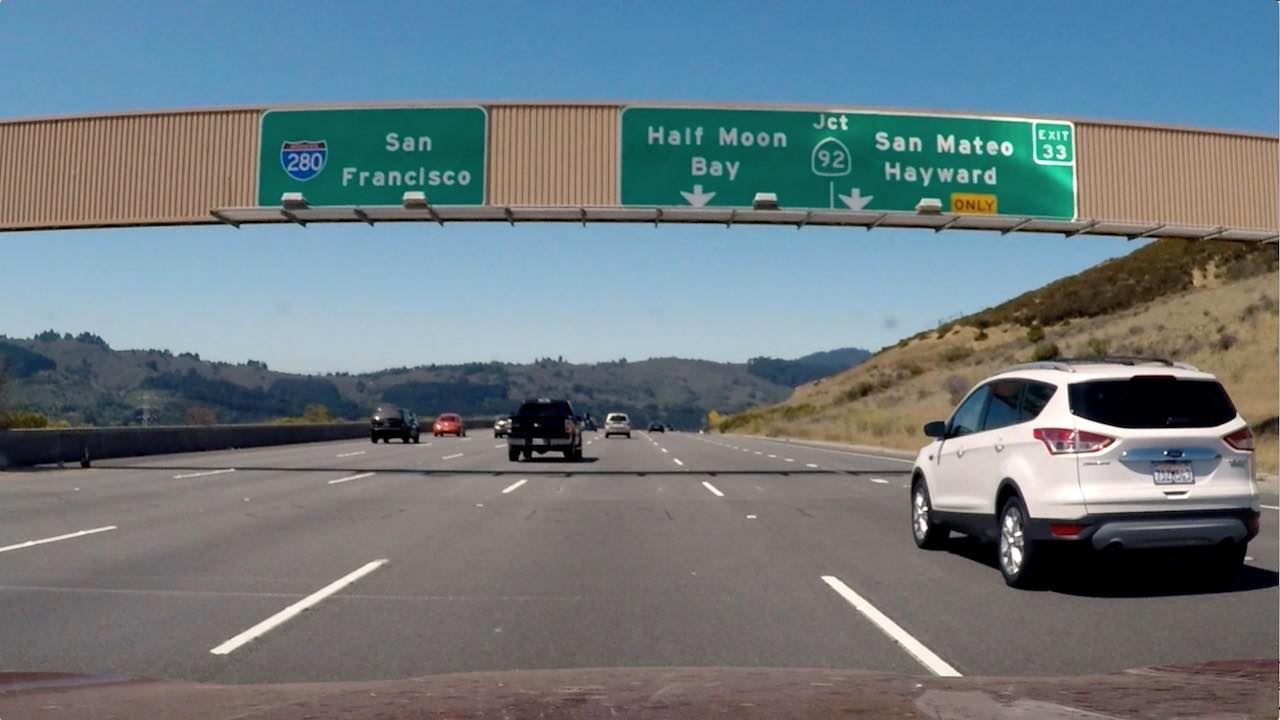
#> input picture signs_vehicles_xygrad.png, 1280 x 720 px
$ python advanced_line_finding.py   (older library calls are emulated)
#> lines starting #> are read from the running program, lines starting #| are printed output that depends on the picture
# -*- coding: utf-8 -*-
"""
Created on Sat Dec 16 03:18:57 2017

@author: TirumalaReddy
"""
import numpy as np
import cv2
import matplotlib.pyplot as plt
import matplotlib.image as mpimg
import pickle


# Read in an image and grayscale it
image = mpimg.imread('signs_vehicles_xygrad.png')
#> image is the input picture: shape (720, 1280, 3) float32; mean R, G, B 0.428, 0.477, 0.5
def abs_sobel_thresh(img, orient='x', sobel_kernel=3, thresh=(0, 255)):
    # Calculate directional gradient
    # Apply threshold
    # Convert to grayscale
    gray = cv2.cvtColor(img, cv2.COLOR_RGB2GRAY)
    # Apply x or y gradient with the OpenCV Sobel() function
    # and take the absolute value
    if orient == 'x':
        abs_sobel = np.absolute(cv2.Sobel(gray, cv2.CV_64F, 1, 0))
    if orient == 'y':
        abs_sobel = np.absolute(cv2.Sobel(gray, cv2.CV_64F, 0, 1))
    # Rescale back to 8 bit integer
    scaled_sobel = np.uint8(255*abs_sobel/np.max(abs_sobel))
    # Create a copy and apply the threshold
    grad_binary = np.zeros_like(scaled_sobel)
    # Here I'm using inclusive (>=, <=) thresholds, but exclusive is ok too
    grad_binary[(scaled_sobel >= thresh[0]) & (scaled_sobel <= thresh[1])] = 1

    return grad_binary

def mag_thresh(image, sobel_kernel=3, mag_thresh=(0, 255)):
    # Calculate gradient magnitude
    # Apply threshold
    # Convert to grayscale
    gray = cv2.cvtColor(image, cv2.COLOR_RGB2GRAY)
    # Take both Sobel x and y gradients
    sobelx = cv2.Sobel(gray, cv2.CV_64F, 1, 0, ksize=sobel_kernel)
    sobely = cv2.Sobel(gray, cv2.CV_64F, 0, 1, ksize=sobel_kernel)
    # Calculate the gradient magnitude
    gradmag = np.sqrt(sobelx**2 + sobely**2)
    # Rescale to 8 bit
    scale_factor = np.max(gradmag)/255
    gradmag = (gradmag/scale_factor).astype(np.uint8)
    # Create a binary image of ones where threshold is met, zeros otherwise
    mag_binary = np.zeros_like(gradmag)
    mag_binary[(gradmag >= mag_thresh[0]) & (gradmag <= mag_thresh[1])] = 1

    return mag_binary

def dir_threshold(image, sobel_kernel=3, thresh=(0, np.pi/2)):
    # Calculate gradient direction
    # Apply threshold
    # Grayscale
    gray = cv2.cvtColor(image, cv2.COLOR_RGB2GRAY)
    # Calculate the x and y gradients
    sobelx = cv2.Sobel(gray, cv2.CV_64F, 1, 0, ksize=sobel_kernel)
    sobely = cv2.Sobel(gray, cv2.CV_64F, 0, 1, ksize=sobel_kernel)
    # Take the absolute value of the gradient direction,
    # apply a threshold, and create a binary image result
    absgraddir = np.arctan2(np.absolute(sobely), np.absolute(sobelx))
    dir_binary =  np.zeros_like(absgraddir)
    dir_binary[(absgraddir >= thresh[0]) & (absgraddir <= thresh[1])] = 1

    return dir_binary

# Choose a Sobel kernel size
ksize = 9 # Choose a larger odd number to smooth gradient measurements

# Apply each of the thresholding functions
gradx = abs_sobel_thresh(image, orient='x', sobel_kernel=ksize, thresh=(0, 255))
#> gradx: shape (720, 1280); every value is 1
grady = abs_sobel_thresh(image, orient='y', sobel_kernel=ksize, thresh=(0, 255))
mag_binary = mag_thresh(image, sobel_kernel=3, mag_thresh=(30, 100))
#> in mag_thresh, `gradmag = np.sqrt(sobelx**2 + sobely**2)`:
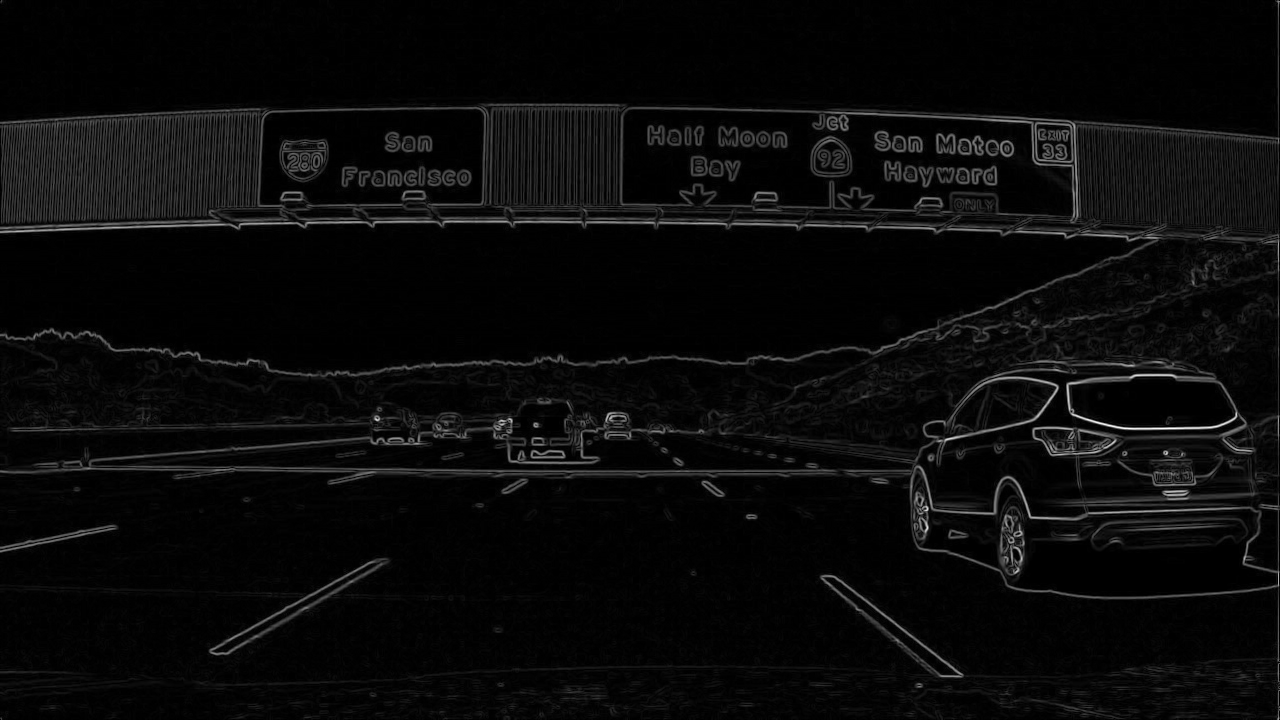
#> gradmag: shape (720, 1280) float64; min 0, max 3.62, mean 0.147; drawn with min black and max white
#> in mag_thresh, `scale_factor = np.max(gradmag)/255`: scale_factor = 0.0142
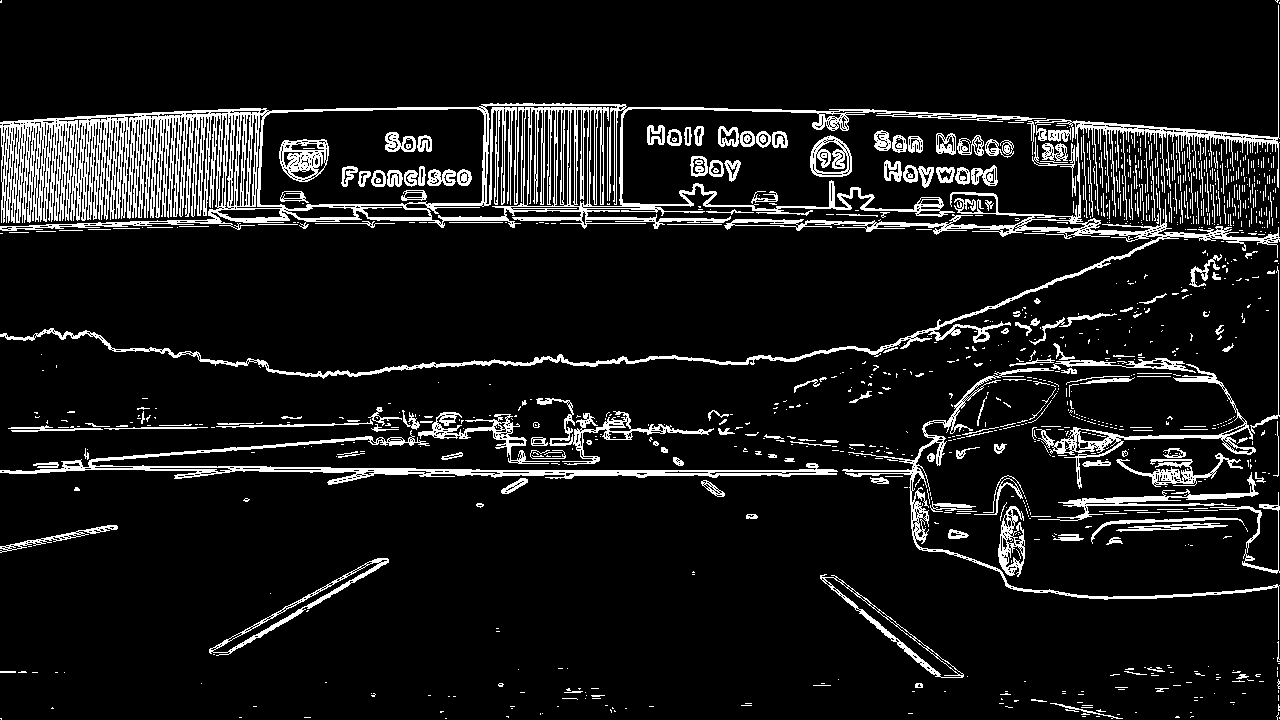
#> mag_binary: shape (720, 1280); values 0 (black) and 1 (white), 9.8% white in thin lines or dots
dir_binary = dir_threshold(image, sobel_kernel=15, thresh=(0.7, 1.3))
#> in dir_threshold, `absgraddir = np.arctan2(np.absolute(sobely), np.absolute(sobelx))`:
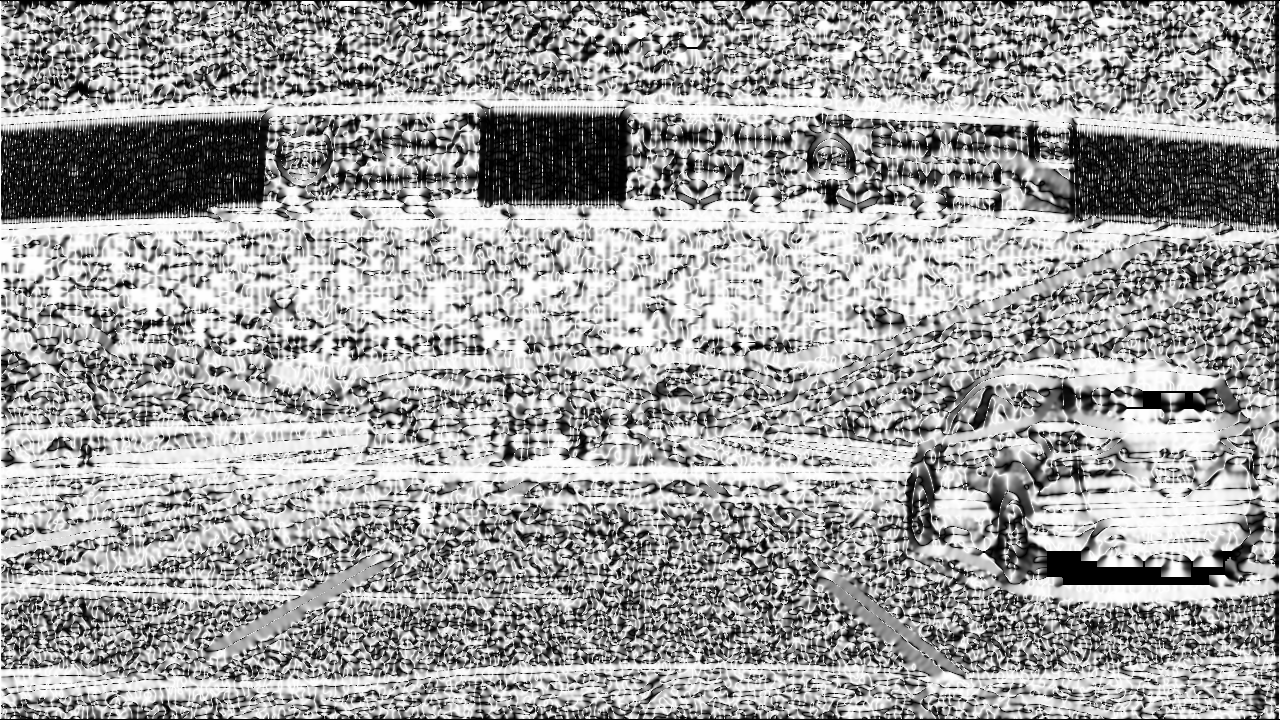
#> absgraddir: shape (720, 1280) float64; min 0, max 1.57, mean 0.981; drawn with min black and max white
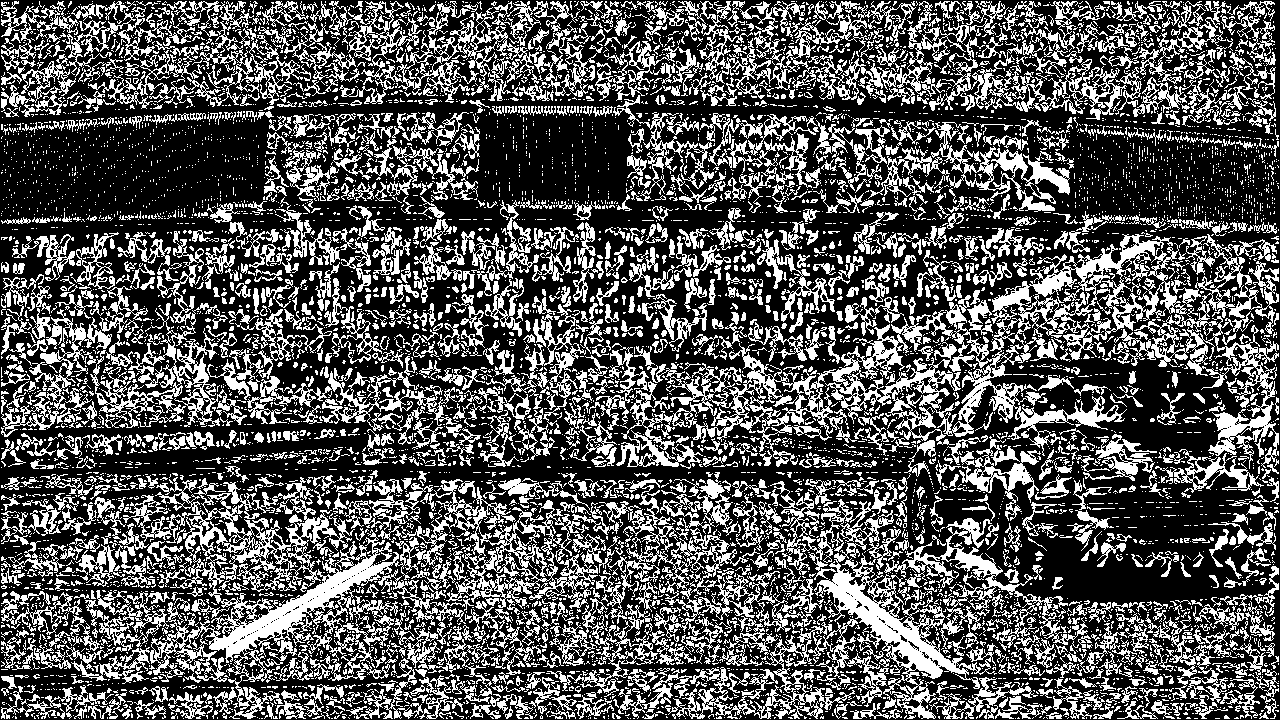
#> dir_binary: shape (720, 1280) float64; values 0 (black) and 1 (white), 33.8% white in thin lines or dots

# Plot the result
f, (ax1, ax2) = plt.subplots(1, 2, figsize=(24, 9))
f.tight_layout()
ax1.imshow(image)
ax1.set_title('Original Image', fontsize=50)
ax2.imshow(mag_binary, cmap='gray')
ax2.set_title('Thresholded Grad. Dir.', fontsize=50)
plt.subplots_adjust(left=0., right=1, top=0.9, bottom=0.)
